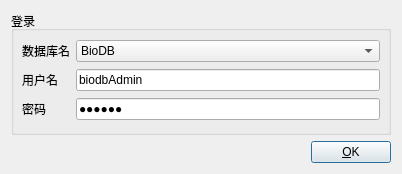
<?xml version="1.0" encoding="UTF-8"?>
<ui version="4.0">
 <class>Login</class>
 <widget class="QDialog" name="Login">
  <property name="geometry">
   <rect>
    <x>0</x>
    <y>0</y>
    <width>402</width>
    <height>174</height>
   </rect>
  </property>
  <property name="windowTitle">
   <string>登录页</string>
  </property>
  <layout class="QVBoxLayout" name="verticalLayout_4">
   <item>
    <widget class="QGroupBox" name="connGroupBox">
     <property name="title">
      <string>登录</string>
     </property>
     <layout class="QGridLayout" name="_4">
      <property name="leftMargin">
       <number>8</number>
      </property>
      <property name="topMargin">
       <number>8</number>
      </property>
      <property name="rightMargin">
       <number>8</number>
      </property>
      <property name="bottomMargin">
       <number>8</number>
      </property>
      <property name="spacing">
       <number>6</number>
      </property>
      <item row="2" column="1">
       <widget class="QLineEdit" name="editPasswd">
        <property name="text">
         <string>123456</string>
        </property>
        <property name="echoMode">
         <enum>QLineEdit::Password</enum>
        </property>
       </widget>
      </item>
      <item row="1" column="1">
       <widget class="QLineEdit" name="editUser">
        <property name="text">
         <string>biodbAdmin</string>
        </property>
       </widget>
      </item>
      <item row="1" column="0">
       <widget class="QLabel" name="textLabel4_3">
        <property name="text">
         <string>用户名</string>
        </property>
        <property name="buddy">
         <cstring>editUsername</cstring>
        </property>
       </widget>
      </item>
      <item row="2" column="0">
       <widget class="QLabel" name="textLabel4_4">
        <property name="text">
         <string>密码</string>
        </property>
        <property name="buddy">
         <cstring>editPassword</cstring>
        </property>
       </widget>
      </item>
      <item row="0" column="1">
       <widget class="QComboBox" name="comboBoxDatabase">
        <property name="editable">
         <bool>false</bool>
        </property>
        <property name="currentText">
         <string>BioDB</string>
        </property>
        <property name="currentIndex">
         <number>0</number>
        </property>
        <item>
         <property name="text">
          <string>BioDB</string>
         </property>
        </item>
       </widget>
      </item>
      <item row="0" column="0">
       <widget class="QLabel" name="textLabel3_2">
        <property name="text">
         <string>数据库名</string>
        </property>
        <property name="buddy">
         <cstring>editDatabase</cstring>
        </property>
       </widget>
      </item>
     </layout>
    </widget>
   </item>
   <item>
    <layout class="QHBoxLayout" name="_5">
     <property name="spacing">
      <number>6</number>
     </property>
     <property name="leftMargin">
      <number>0</number>
     </property>
     <property name="topMargin">
      <number>0</number>
     </property>
     <property name="rightMargin">
      <number>0</number>
     </property>
     <property name="bottomMargin">
      <number>0</number>
     </property>
     <item>
      <spacer>
       <property name="orientation">
        <enum>Qt::Horizontal</enum>
       </property>
       <property name="sizeType">
        <enum>QSizePolicy::Expanding</enum>
       </property>
       <property name="sizeHint" stdset="0">
        <size>
         <width>20</width>
         <height>20</height>
        </size>
       </property>
      </spacer>
     </item>
     <item>
      <widget class="QPushButton" name="buttonOK">
       <property name="text">
        <string>&amp;OK</string>
       </property>
       <property name="default">
        <bool>true</bool>
       </property>
      </widget>
     </item>
    </layout>
   </item>
  </layout>
 </widget>
 <resources/>
 <connections/>
</ui>
